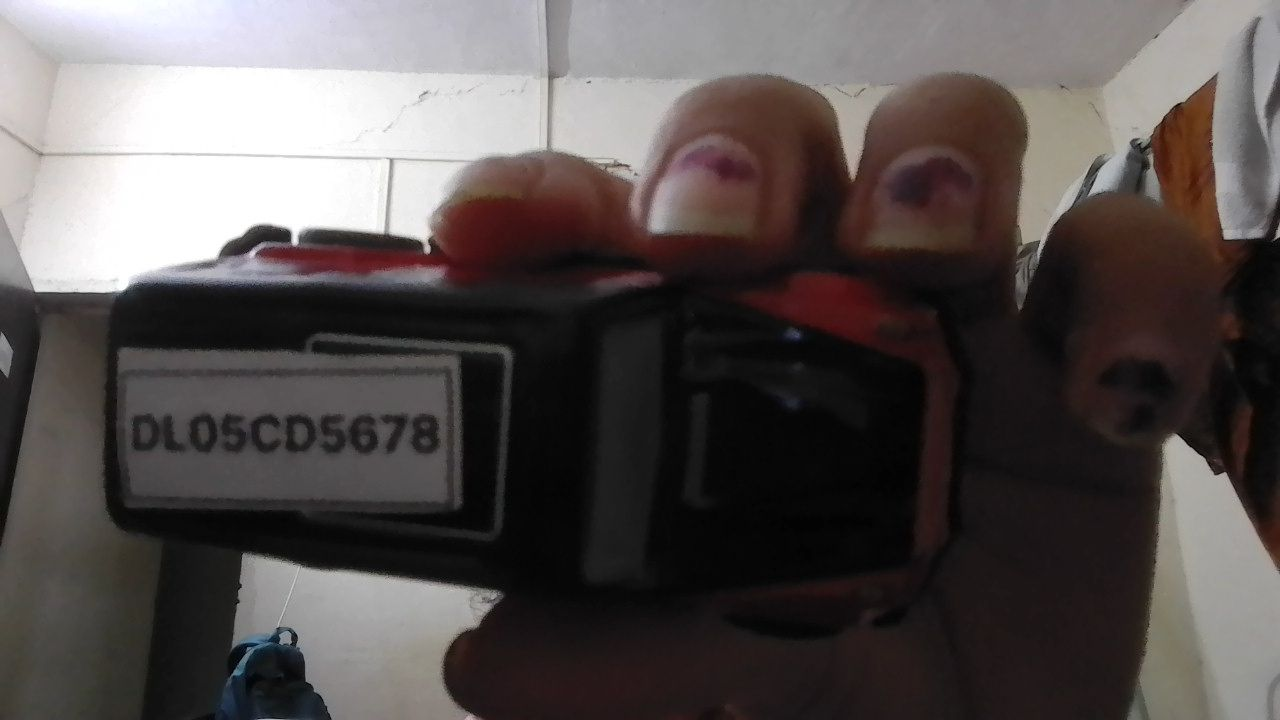
#> input picture backend/uploads/plate_0L0SC05678_1777752553229.jpg, 1280 x 720 px
$ python plate_recognition.py ../backend/uploads/plate_0L0SC05678_1777752553229.jpg
#> lines starting #> are read from the running program, lines starting #| are printed output that depends on the picture
import cv2
import pytesseract
import sys

def extract_plate_text(image_path):
    img = cv2.imread(image_path)
#> img is the input picture: shape (720, 1280, 3); mean B, G, R 80.3, 81.3, 87.7
    gray = cv2.cvtColor(img, cv2.COLOR_BGR2GRAY)
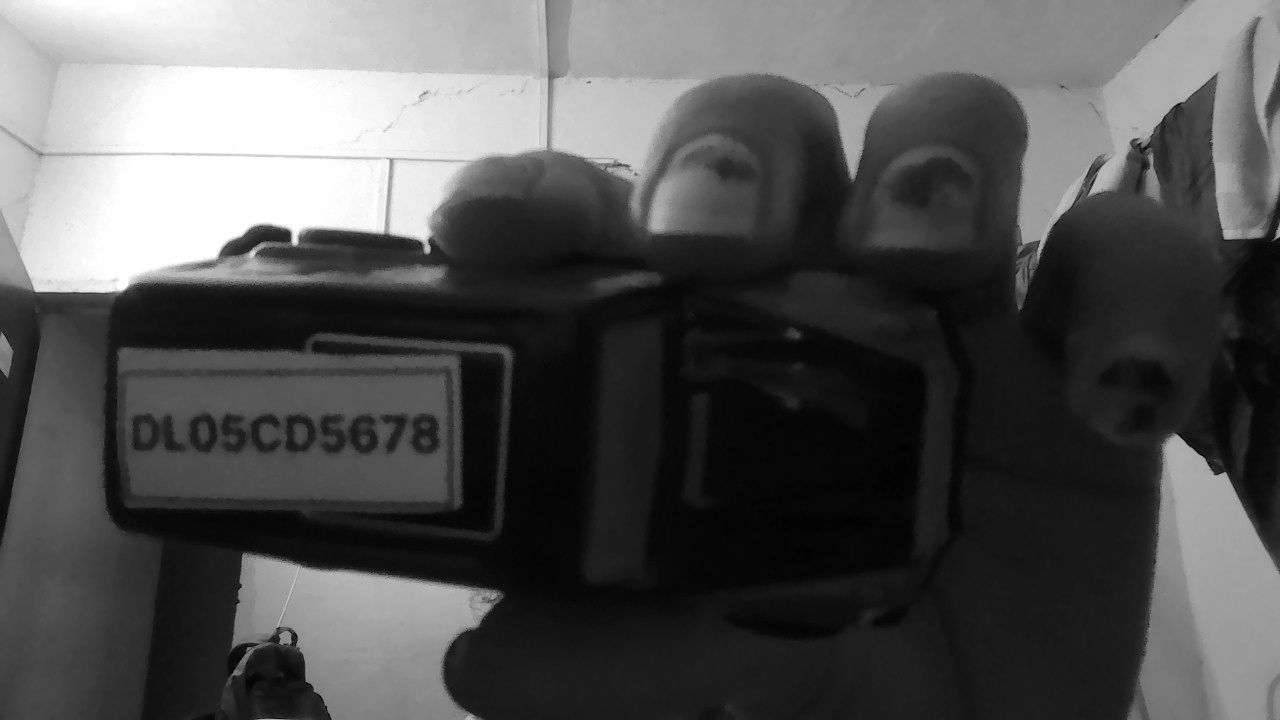
#> gray: shape (720, 1280); min 0, max 255, mean 83.1
#> (the run stopped early here; a loop or call above may not have finished)

$ run again, on backend/uploads/plate_DL05C0567_1777748401419.jpg
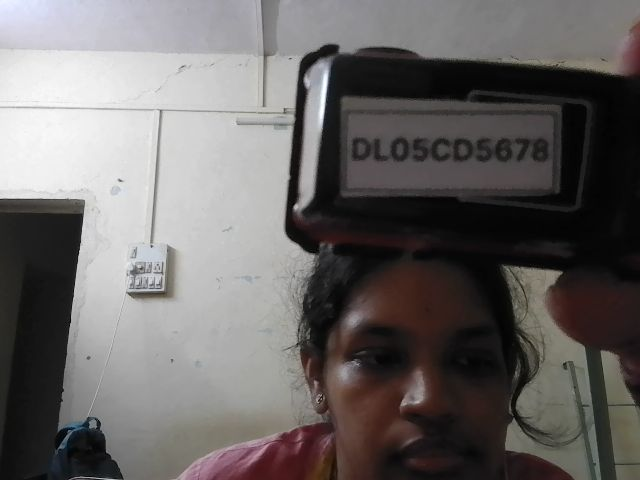
#> input picture backend/uploads/plate_DL05C0567_1777748401419.jpg, 640 x 480 px
#> in extract_plate_text, img is the input picture: shape (480, 640, 3); mean B, G, R 101.9, 102.8, 106.3
#> in extract_plate_text, `gray = cv2.cvtColor(img, cv2.COLOR_BGR2GRAY)`:
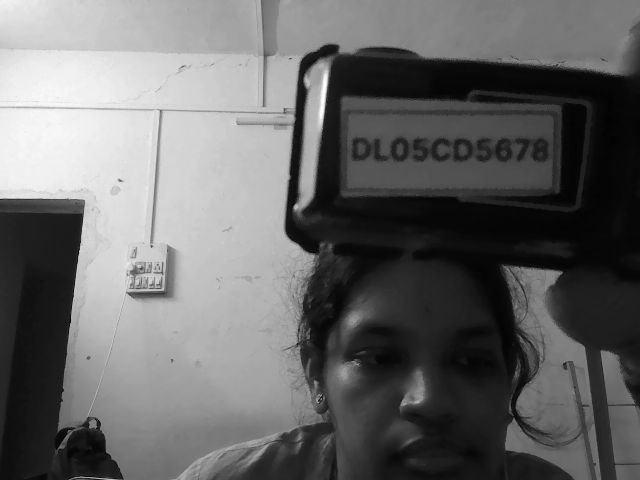
#> gray: shape (480, 640); min 0, max 254, mean 103.7

$ run again, on backend/uploads/plate_DLO5CP5678_1777749606146.jpg
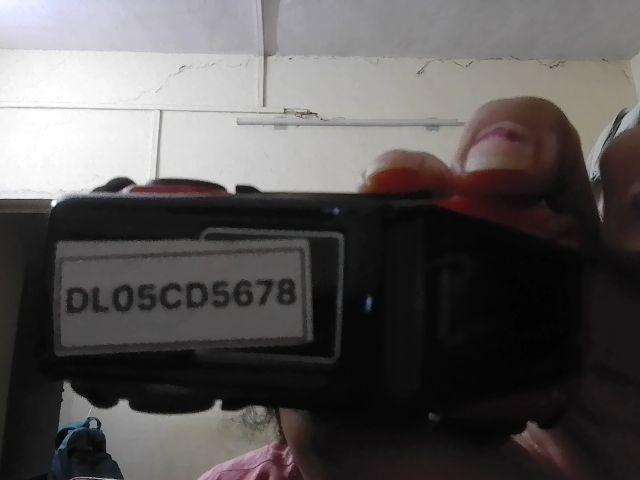
#> input picture backend/uploads/plate_DLO5CP5678_1777749606146.jpg, 640 x 480 px
#> in extract_plate_text, img is the input picture: shape (480, 640, 3); mean B, G, R 86.2, 86.5, 89.6
#> in extract_plate_text, `gray = cv2.cvtColor(img, cv2.COLOR_BGR2GRAY)`:
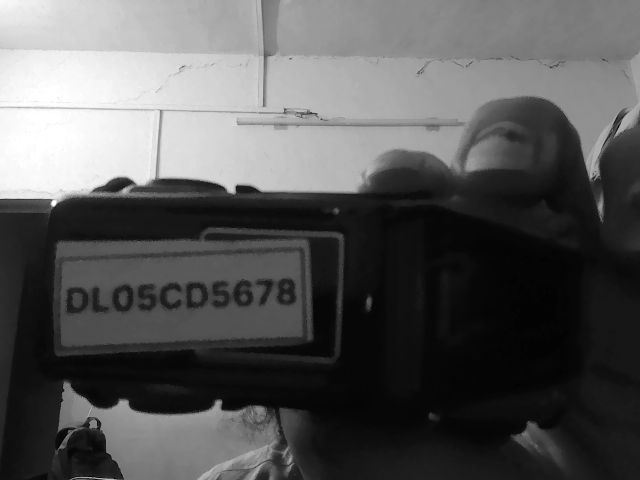
#> gray: shape (480, 640); min 0, max 255, mean 87.4

$ run again, on backend/uploads/plate_DLOSC05678_1777752558775.jpg
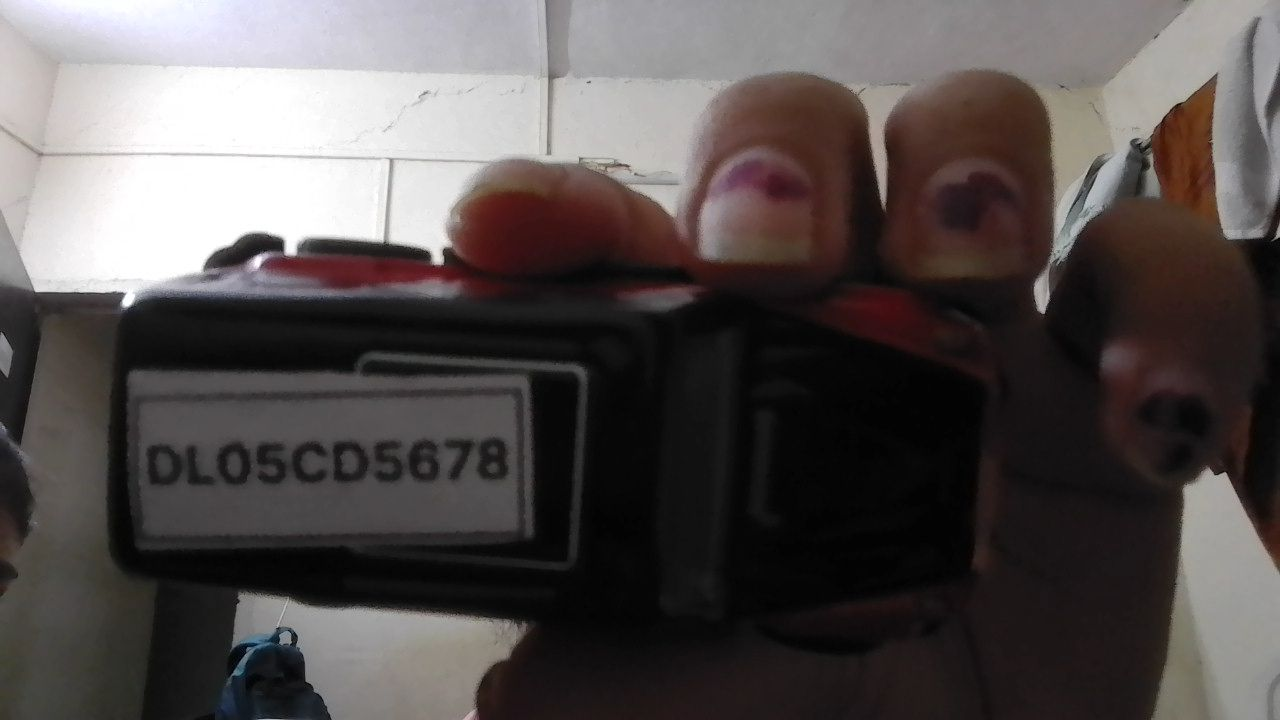
#> input picture backend/uploads/plate_DLOSC05678_1777752558775.jpg, 1280 x 720 px
#> in extract_plate_text, img is the input picture: shape (720, 1280, 3); mean B, G, R 79.1, 80, 85.9
#> in extract_plate_text, `gray = cv2.cvtColor(img, cv2.COLOR_BGR2GRAY)`:
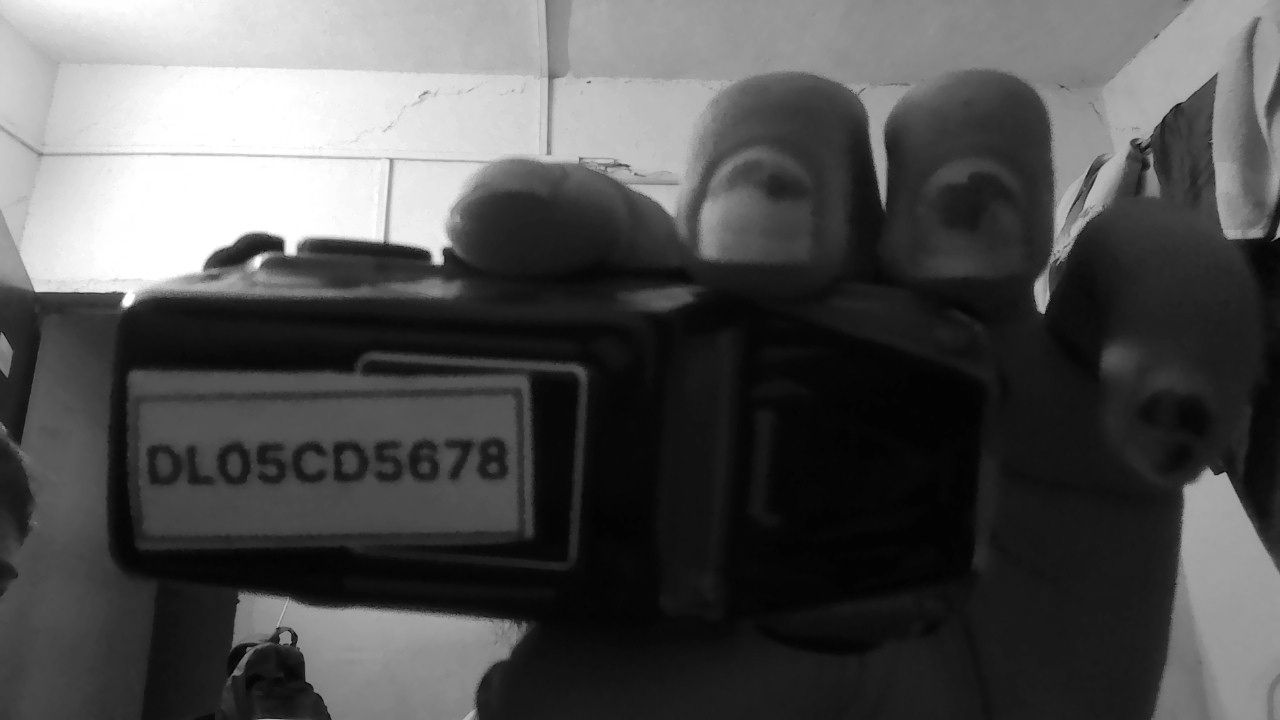
#> gray: shape (720, 1280); min 0, max 255, mean 81.6
